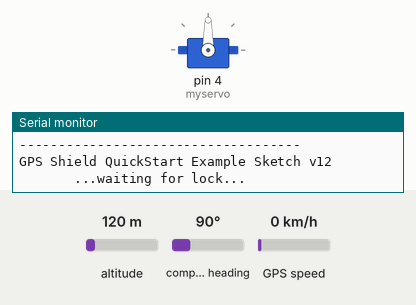
This sketch was run on a simulated Arduino Uno, built with avr-gcc and run on an emulated ATmega328P. On the bench: servo, the last lines printed to the serial monitor. The inputs (shaded band) are chosen by the test bench; at power-on: compass heading 90°, altitude 120 m, GPS speed 0 km/h. The GPS gets a fix after 3 s at 37.7749, -122.4194 with 8 satellites.

Above: at 1.8 s.
1.9 s: compass heading set to 7°
At 5.3 s:
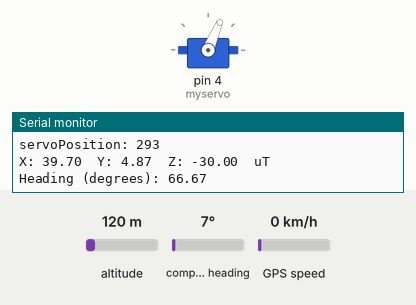
5.6 s: compass heading set to 90°
At 7.4 s:
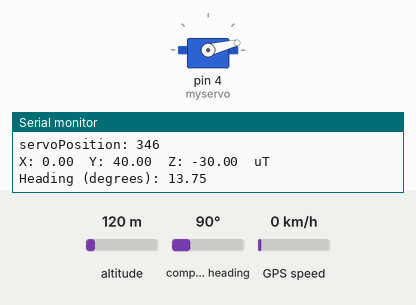
7.7 s: compass heading set to 97°
At 9.4 s:
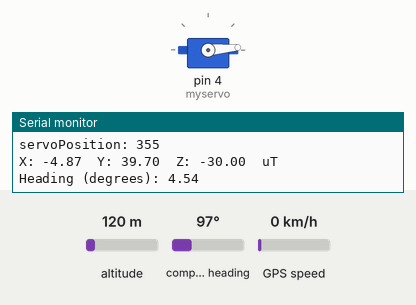
9.9 s: compass heading set to 106°
At 11.3 s:
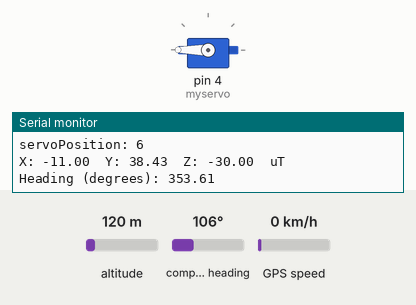
12.0 s: compass heading set to 257°
13.8 s: compass heading set to 266°
At 15.2 s:
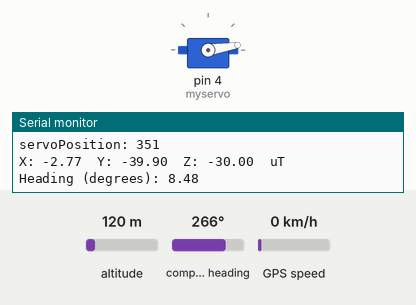
Timing chart, 0 to 16.8 s (numbered marks = the images above; inputs shaded):
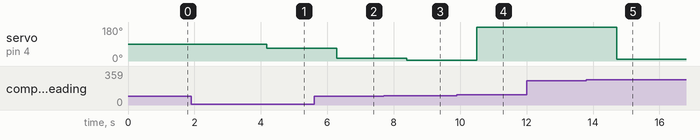

Measured:
- the behaviour switches between 100 and 101° on compass heading (found by bisection; images 3 and 4)
- the behaviour switches between 259 and 260° on compass heading (found by bisection; images 4 and 5)
- after the input at 1.9 s, servo on pin 4 (myservo): 90° → 67° after 2.3 s
- after the input at 5.6 s, servo on pin 4 (myservo): 67° → 14° after 0.68 s
- after the input at 7.7 s, servo on pin 4 (myservo): 14° → 5° after 0.69 s
- after the input at 9.9 s, servo on pin 4 (myservo): 5° → 180° after 0.60 s
- after the input at 13.8 s, servo on pin 4 (myservo): 180° → 9° after 0.92 s

The sketch:

sketch_sketchmodel_v3.ino
```cpp
#include <Servo.h>
#include <Math.h>
#include <SoftwareSerial.h>
#include <TinyGPS.h>
#include <Wire.h>
#include <Adafruit_Sensor.h>
#include <Adafruit_HMC5883_U.h>


#define RXPIN 2
#define TXPIN 3

#define TERMBAUD  115200

// Set this value equal to the baud rate of your GPS
#define GPSBAUD  4800

TinyGPS gps;   // create gps object to pull data from the gps unit

SoftwareSerial uart_gps(RXPIN, TXPIN);  // set up new soft serial connection

Servo myservo;  // create servo object to control a servo

float destination[2] = {48.85837, 2.294481};  // lat/long of paris

Adafruit_HMC5883_Unified mag = Adafruit_HMC5883_Unified(12345);

void getgps(TinyGPS &gps);

void setup()  // set up servo
{
  Serial.begin(9600);
   /* Initialise the sensor */
  if(!mag.begin())
  {
    /* There was a problem detecting the HMC5883 ... check your connections */
    Serial.println("Ooops, no HMC5883 detected ... Check your wiring!");
    while(1);
  }
  displaySensorDetails();

  myservo.attach(4); // servo is in output pin 4
   // Sets baud rate of your terminal program
  Serial.begin(TERMBAUD);
  // Sets baud rate of your GPS
  uart_gps.begin(GPSBAUD);

  Serial.println("");
  Serial.println("GPS Shield QuickStart Example Sketch v12");
  Serial.println("       ...waiting for lock...           ");
  Serial.println("");
}

void loop() // main loop
{
  float headingDegrees;
  float latitude, longitude;

  while (uart_gps.available())
  {
    int c = uart_gps.read();
    if (gps.encode(c)) //when encode() returns true, a valid sentence
                      //has just changed the gps object's internal state
    {
       /* Get a new sensor event */
        sensors_event_t event;
        mag.getEvent(&event);

        /* Display the results (magnetic vector values are in micro-Tesla (uT)) */
        Serial.print("X: "); Serial.print(event.magnetic.x); Serial.print("  ");
        Serial.print("Y: "); Serial.print(event.magnetic.y); Serial.print("  ");
        Serial.print("Z: "); Serial.print(event.magnetic.z); Serial.print("  ");Serial.println("uT");

        // Hold the module so that Z is pointing 'up' and you can measure the heading with x&y
        // Calculate heading when the magnetometer is level, then correct for signs of axis.
        float heading = atan2(event.magnetic.x, -event.magnetic.z);

        // Once you have your heading, you must then add your 'Declination Angle', which is the 'Error' of the magnetic field in your location.
        // Find yours here: http://www.magnetic-declination.com/
        // Mine is: -13* 2' W, which is ~13 Degrees, or (which we need) 0.22 radians
        // If you cannot find your Declination, comment out these two lines, your compass will be slightly off.
        float declinationAngle = 0.24;
        heading += declinationAngle;

        // Correct for when signs are reversed.
        if(heading < 0)
          heading += 2*PI;

        // Check for wrap due to addition of declination.
        if(heading > 2*PI)
          heading -= 2*PI;

        // Convert radians to degrees for readability.
        float headingDegrees = heading * 180/M_PI;

        Serial.print("Heading (degrees): "); Serial.println(headingDegrees);

        delay(500);

      getgps(gps);
      // process new gps info here

      gps.f_get_position(&latitude, &longitude); // get lat long from gps module

      Serial.print("Lat/Long: ");
      Serial.print(latitude,5);
      Serial.print(", ");
      Serial.println(longitude,5);


      // math
      int tc1 = atan2(sin(destination[1]-longitude)*cos(destination[0]),
                  cos(latitude)*sin(destination[0])-sin(latitude)
                  *cos(destination[0])*cos(destination[1]-longitude));

      Serial.print("tc1: ");
      Serial.println(tc1);

      tc1 = (int)((tc1 % 2*M_PI) * 360/M_PI)%360;
      Serial.print("new tc1: ");
      Serial.println(tc1);

      // calculate difference
      int servoPosition = (int) (360 - (headingDegrees - tc1));

      Serial.print("servoPosition: ");
      Serial.println(servoPosition);

      myservo.write(360 - servoPosition);

    }
  }

}

// The getgps function will get and print the values we want.
void getgps(TinyGPS &gps)
{
  // To get all of the data into varialbes that you can use in your code,
  // all you need to do is define variables and query the object for the
  // data. To see the complete list of functions see keywords.txt file in
  // the TinyGPS and NewSoftSerial libs.

  // Define the variables that will be used
  float latitude, longitude;
  // Then call this function
  gps.f_get_position(&latitude, &longitude);
  // You can now print variables latitude and longitude
//  Serial.print("Lat/Long: ");
//  Serial.print(latitude,5);
//  Serial.print(", ");
//  Serial.println(longitude,5);

  // Same goes for date and time
  int year;
  byte month, day, hour, minute, second, hundredths;
  gps.crack_datetime(&year,&month,&day,&hour,&minute,&second,&hundredths);
  // Print data and time
//  Serial.print("Date: "); Serial.print(month, DEC); Serial.print("/");
//  Serial.print(day, DEC); Serial.print("/"); Serial.print(year);
//  Serial.print("  Time: "); Serial.print(hour, DEC); Serial.print(":");
//  Serial.print(minute, DEC); Serial.print(":"); Serial.print(second, DEC);
//  Serial.print("."); Serial.println(hundredths, DEC);
  //Since month, day, hour, minute, second, and hundr

  // Here you can print the altitude and course values directly since
  // there is only one value for the function
//  Serial.print("Altitude (meters): "); Serial.println(gps.f_altitude());
//  // Same goes for course
//  Serial.print("Course (degrees): "); Serial.println(gps.f_course());
//  // And same goes for speed
//  Serial.print("Speed(kmph): "); Serial.println(gps.f_speed_kmph());
//  //Serial.println();

  // Here you can print statistics on the sentences.
  unsigned long chars;
  unsigned short sentences, failed_checksum;
  gps.stats(&chars, &sentences, &failed_checksum);
  //Serial.print("Failed Checksums: ");Serial.print(failed_checksum);
  //Serial.println(); Serial.println();

  // Here you can print the number of satellites in view
//  Serial.print("Satellites: ");
  Serial.println(gps.satellites());
}

void displaySensorDetails(void)
{
  sensor_t sensor;
  mag.getSensor(&sensor);
  Serial.println("------------------------------------");
  Serial.print  ("Sensor:       "); Serial.println(sensor.name);
  Serial.print  ("Driver Ver:   "); Serial.println(sensor.version);
  Serial.print  ("Unique ID:    "); Serial.println(sensor.sensor_id);
  Serial.print  ("Max Value:    "); Serial.print(sensor.max_value); Serial.println(" uT");
  Serial.print  ("Min Value:    "); Serial.print(sensor.min_value); Serial.println(" uT");
  Serial.print  ("Resolution:   "); Serial.print(sensor.resolution); Serial.println(" uT");
  Serial.println("------------------------------------");
  Serial.println("");
  delay(500);
}
```
